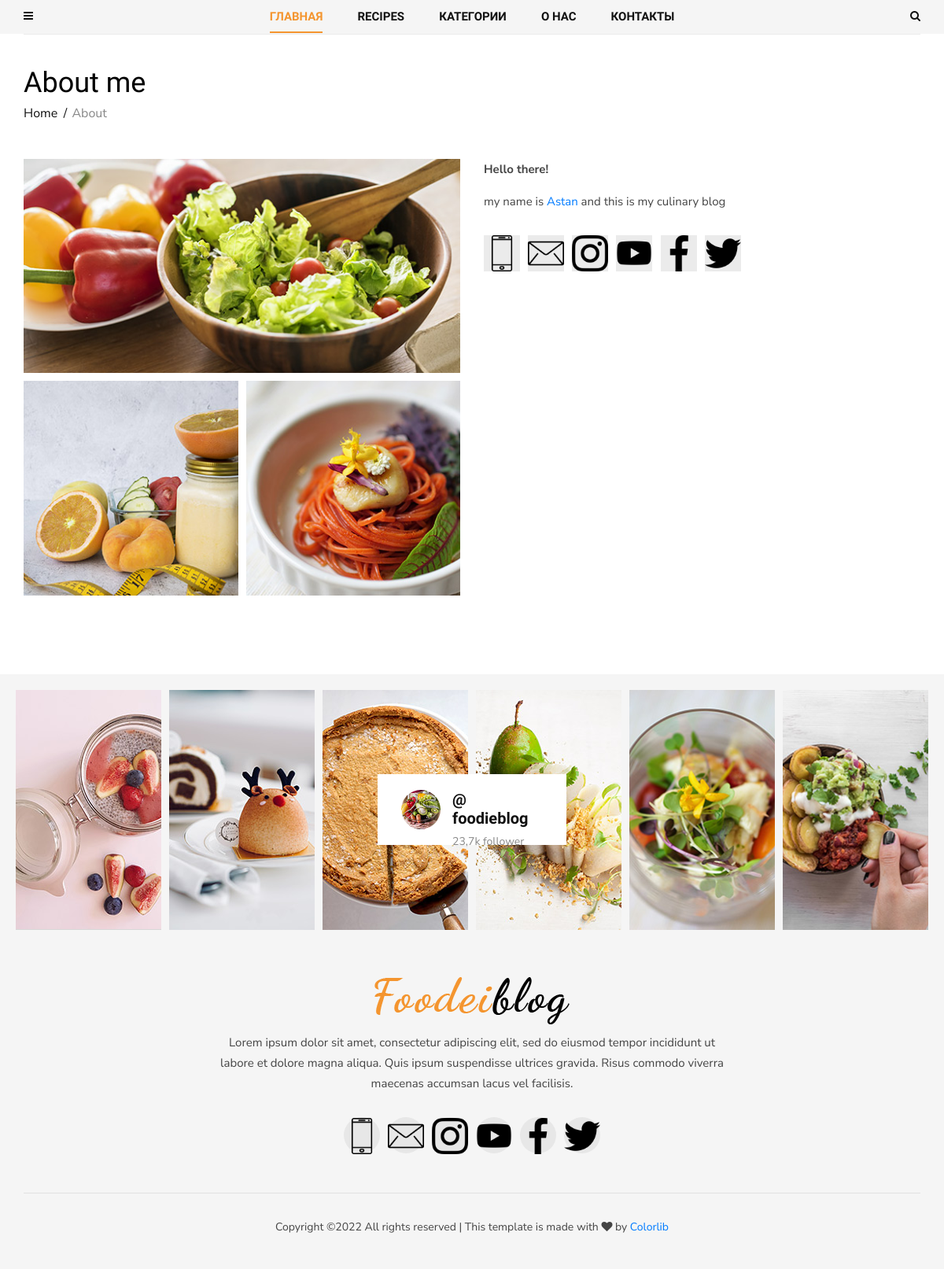
Page /about/ on the earlier database version.
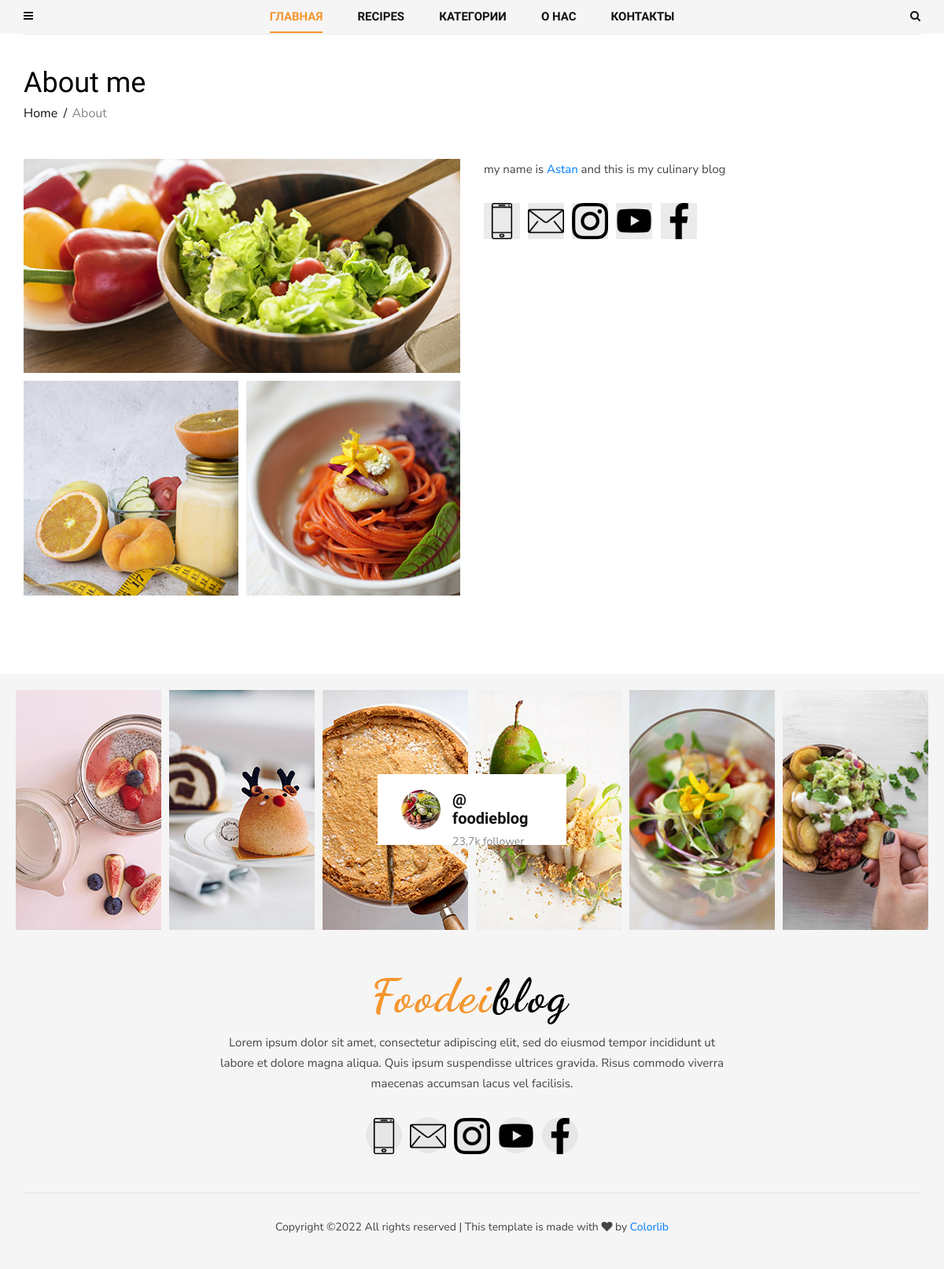
Same page on the later database version.
### contact/models.py (models this page shows)
class About(models.Model):
    name = models.CharField(max_length=50, default="")
    text = RichTextField()
    mini_text = RichTextField()
    def get_first_image(self):
        item = self.about_images.first()
        return item.image.url
    def get_images(self):
        return self.about_images.order_by("id")[1:]

class ImageAbout(models.Model):
    image = models.ImageField(upload_to="about/")
    page = models.ForeignKey(
        About, on_delete=models.CASCADE, related_name="about_images"
    )
    alt = models.CharField(max_length=100)

class Social(models.Model):
    icon = models.FileField(upload_to="icons/")
    name = models.CharField(max_length=200)
    link = models.URLField()

### contact/views.py (the view)
# urls.py: path("about/", views.AboutView.as_view(), name="about"),
class AboutView(View):
    def get(self, request):
        about = About.objects.last()
        return render(request, "contact/about.html", {"about": about})

### blog/models.py (called while the page is built)
    def get_absolute_url(self):
        return reverse(
            "post_single", kwargs={"slug": self.category.slug, "post_slug": self.slug}
        )

### blog/templatetags/menu_tags.py (called while the page is built)
def get_all_categories():
    return Category.objects.all()

@register.inclusion_tag("blog/include/tags/top_menu.html")
def get_categories():
    category = get_all_categories()
    return {"list_category": category}

@register.inclusion_tag("blog/include/tags/recipes_tag.html")
def get_last_posts():
    posts = Post.objects.select_related("category").order_by("-id")[:5]
    return {"list_last_post": posts}

### contact/templatetags/social_tags.py (called while the page is built)
@register.simple_tag()
def get_social_links():
    return Social.objects.all()

@register.simple_tag()
def get_about():
    return About.objects.last()

### templates/contact/about.html
{% extends 'base.html' %}
{% load social_tags %}
{% block content %}
<section class="about spad">
  <div class="container">
    <div class="about__text">
      <div class="row">
        <div class="col-lg-12">
          <div class="breadcrumb__text">
            <h2>About me</h2>
            <div class="breadcrumb__option">
              <a href="#">Home</a>
              <span>About</span>
            </div>
          </div>
        </div>
      </div>
      <div class="row">
        <div class="col-lg-6">
          <div class="about__pic__item__large">
            <img src="{{ about.get_first_image}}" alt="">
          </div>
          <div class="about__pic">
            {% for item in about.get_images %}
              <div class="about__pic__item">
                <img src="{{ item.image.url }}" alt="{{ item.alt }}">
              </div>
            {% endfor %}
          </div>
        </div>
        <div class="col-lg-6">
          <div class="about__right__text">
            {{ about.text|safe }}
            <div class="about__right__text__social">
              {% get_social_links as social_links %}
              {% for item in social_links %}
                <a href="{{ item.link }}"><img src="{{ item.icon.url }}"></a>
              {% endfor %}
            </div>
          </div>
        </div>
      </div>
    </div>
  </div>
</section>
{% endblock content %}

### templates/base.html (shortened to what this page needs)
<!DOCTYPE html>
<html lang="ru">
{% load static %}
<head>
  <link rel="stylesheet" href="{% static 'css/bootstrap.min.css' %}" type="text/css">
  <link rel="stylesheet" href="{% static 'css/font-awesome.min.css' %}" type="text/css">
  <link rel="stylesheet" href="{% static 'css/elegant-icons.css' %}" type="text/css">
  <link rel="stylesheet" href="{% static 'css/owl.carousel.min.css' %}" type="text/css">
  <link rel="stylesheet" href="{% static 'css/slicknav.min.css' %}" type="text/css">
  <link rel="stylesheet" href="{% static 'css/style.css' %}" type="text/css">
</head>
<body>
{% include 'header.html' %}
{% block content %}
{% endblock content %}
{% include 'footer.html' %}
</body>
</html>

### templates/blog/include/left_nav.html (shortened to what this page needs)
{% load menu_tags social_tags cache %}

### templates/blog/include/tags/top_menu.html (shortened to what this page needs)
{% load mptt_tags %}
<li class="dropdown">
  <a href="#">Категории</a>
</li>

### templates/header.html
{% load social_tags cache %}
{% cache 5000 header %}
<header class="header">
  <div class="header__top">
    <div class="container">
      <div class="row">
        <div class="col-lg-2 col-md-1 col-6 order-md-1 order-1">
          <div class="header__humberger">
            <i class="fa fa-bars humberger__open"></i>
          </div>
        </div>
        <div class="col-lg-8 col-md-10 order-md-2 order-3">
          {% include 'blog/include/top_nav.html' %}
        </div>
        <div class="col-lg-2 col-md-1 col-6 order-md-3 order-2">
          <div class="header__search">
            <i class="fa fa-search search-switch"></i>
          </div>
        </div>
      </div>
    </div>
  </div>
</header>
{% endcache %}

### templates/blog/include/top_nav.html
{% load menu_tags cache %}
{% cache 5000 top_nav %}
<nav class="header__menu">
  <ul>
    <li class="active"><a href="/">Главная</a></li>
    {% get_last_posts %}
    {% get_categories %}
    <li><a href="{% url 'about' %}">О нас</a></li>
    <li><a href="{% url 'contact' %}">Контакты</a></li>
  </ul>
</nav>
{% endcache %}

### templates/blog/include/tags/recipes_tag.html (shortened to what this page needs)
{% load menu_tags %}
<li>
  <a href="#">Recipes</a>
</li>

### templates/footer.html (shortened to what this page needs)
{% load static social_tags cache %}
{% cache 5000 footer %}
<footer class="footer">
  <div class="container-fluid">
    <div class="footer__instagram">
      <div class="footer__instagram__avatar">
        <div class="footer__instagram__avatar--pic">
          <img src="{% static 'img/footer/instagram-avatar.jpg' %}" alt="">
        </div>
        <div class="footer__instagram__avatar--text">
          <h5>@ foodieblog</h5>
          <span>23,7k follower</span>
        </div>
      </div>
      <div class="row">
        <div class="col-lg-2 col-md-2 col-sm-4 col-6">
          <div class="footer__instagram__item set-bg" data-setbg="{% static 'img/footer/ip-1.jpg' %}"></div>
        </div>
        <div class="col-lg-2 col-md-2 col-sm-4 col-6">
          <div class="footer__instagram__item set-bg" data-setbg="{% static 'img/footer/ip-2.jpg' %}"></div>
        </div>
        <div class="col-lg-2 col-md-2 col-sm-4 col-6">
        </div>
        <div class="col-lg-2 col-md-2 col-sm-4 col-6">
        </div>
        <div class="col-lg-2 col-md-2 col-sm-4 col-6">
          <div class="footer__instagram__item set-bg" data-setbg="{% static 'img/footer/ip-5.jpg' %}"></div>
        </div>
        <div class="col-lg-2 col-md-2 col-sm-4 col-6">
          <div class="footer__instagram__item set-bg" data-setbg="{% static 'img/footer/ip-6.jpg' %}"></div>
        </div>
      </div>
    </div>
  </div>
  <div class="container">
    <div class="row">
      <div class="col-lg-12">
        <div class="footer__text">
          <div class="footer__logo">
            <a href="#"><img src="{% static 'img/logo.png' %}" alt=""></a>
          </div>
          <p>Lorem ipsum dolor sit amet, consectetur adipiscing elit, sed do eiusmod tempor
            incididunt
            ut<br/> labore et dolore magna aliqua. Quis ipsum suspendisse ultrices gravida. Risus
            commodo viverra<br/> maecenas accumsan lacus vel facilisis. </p>
          <div class="footer__social">
              {% get_social_links as social_links %}
              {% for item in social_links %}
                <a href="{{ item.link }}"><img src="{{ item.icon.url }}"></a>
              {% endfor %}
          </div>
        </div>
        <div class="footer__copyright">
          <p>
            Copyright &copy;<script>document.write(new Date().getFullYear());</script>
            All rights reserved | This template is made with <i class="fa fa-heart"
                                                                aria-hidden="true"></i> by <a
                href="https://colorlib.com" target="_blank">Colorlib</a>
          </p>
        </div>
      </div>
    </div>
  </div>
</footer>
{% endcache %}

Differences in the rows shown:
removed About: get_first_image (picture), text "Hello there! my name is Astan and this is my culinary blog"
removed Social: icon (picture)
added About: get_first_image (picture), text "my name is Astan and this is my culinary blog"
